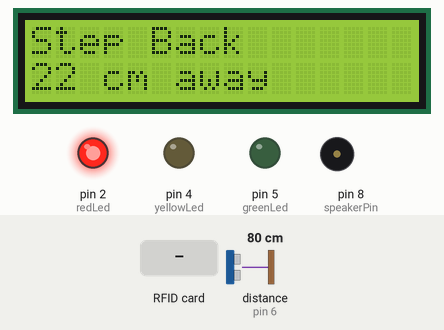
Recording of a sketch running on a simulated Arduino Uno, built with avr-gcc and run on an emulated ATmega328P. Shown: 16×2 character LCD, output pins drawn as LEDs (lit = HIGH), buzzer (waves = sounding). Wiring (inferred from the names in the program): ultrasonic range finder: trigger pin 7; echo pin 6. Dashed ring = blinking. The inputs (shaded band) are chosen by the test bench; at power-on: distance to the obstacle (sensor on pin 6) 80 cm. The echo pulse lasts 58.3 µs per cm; pins used as bus, display or sensor lines are not drawn.

Above: at 1.3 s.
1.4 s: distance to the obstacle (sensor on pin 6) set to 96 cm
At 3.5 s:
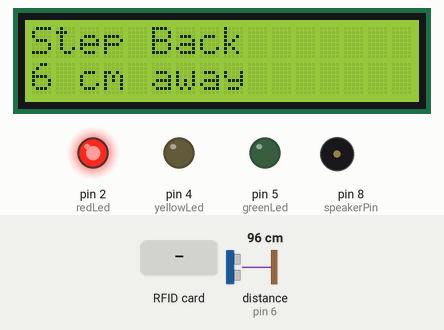
5.7 s: distance to the obstacle (sensor on pin 6) set to 107 cm
At 6.8 s:
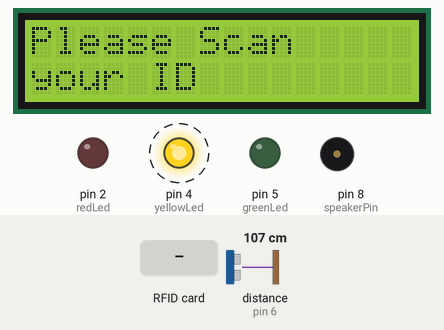
8.5 s: distance to the obstacle (sensor on pin 6) set to 2 cm
At 9.3 s:
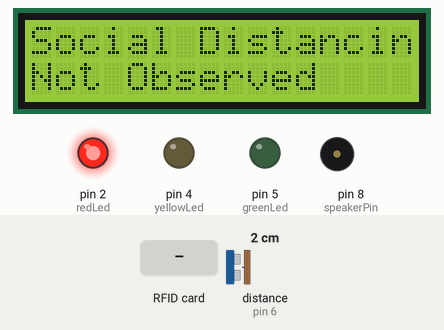
12.1 s: distance to the obstacle (sensor on pin 6) set to 120 cm
At 13.1 s:
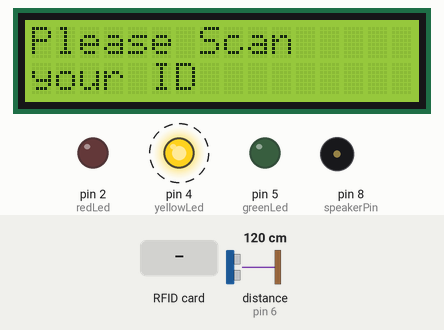
18.2 s: RFID card 5E 7A 19 C4 held to the reader
At 19.0 s:
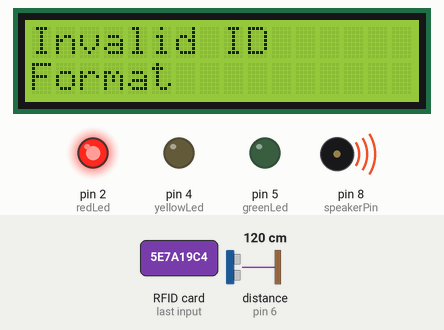
Timing chart, 0 to 23.7 s (numbered marks = the images above; inputs shaded):
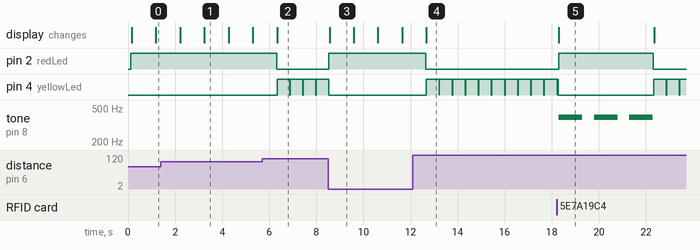

Measured:
- the behaviour switches between 101 and 102 cm on distance to the obstacle (sensor on pin 6) (found by bisection; images 1 and 2)
- after the input at 1.4 s, the display: first differs from a run without the input after 1.8 s (image 1)
- after the input at 5.7 s, pin 2 (redLed): HIGH → LOW after 0.61 s; pin 4 (yellowLed): alternates HIGH for 0.54 s and LOW for 0.02 s, starting after 0.63 s; the display: changes after 0.63 s (image 2)
- after the input at 8.5 s, pin 2 (redLed): LOW → HIGH at once; pin 4 (yellowLed): goes on until 8.5 s, then stays LOW; the display: changes after 0.06 s (image 3)
- after the input at 12.1 s, pin 2 (redLed): HIGH → LOW after 0.55 s; pin 4 (yellowLed): alternates HIGH for 0.54 s and LOW for 0.02 s, starting after 0.57 s; the display: changes after 0.57 s (image 4)
- after the input at 18.2 s, pin 2 (redLed): LOW → HIGH after 0.10 s, → LOW 4.0 s later; tone on pin 8 (speakerPin): alternates 392 Hz for 1.0 s and silent for 0.50 s, starting after 0.10 s; the display: changes after 0.10 s (image 5)
- what the display in image 1 shows lasts 1.1 s, from 3.2 s to 4.3 s

The sketch:

OFFICIAL_WORKING_PROTOTYPE_NSDAPS.ino
```cpp
// (licence header left out)
// Link libraries
#include <Wire.h>
#include <LiquidCrystal_I2C.h>
#include <SPI.h>
#include <MFRC522.h>
#include <stdarg.h>
#include "pitches.h"

// Global variables for RFID-RC522
#define SS_PIN 10
#define RST_PIN 9
MFRC522 mfrc522(SS_PIN, RST_PIN); // Create MFRC522 instance.

// Global variables for LCD 1602
LiquidCrystal_I2C lcd(0x27, 16, 2);

// Global variables for HC-SR04
const int trigPin = 7;
const int echoPin = 6;
long duration;
int distanceCm, distanceInch;

// LED SETUP
int redLed = 2;
int greenLed = 5;
int yellowLed = 4;

// Buzzer Setup
int speakerPin = 8;

void setup()
{
  Serial.begin(9600);
  SPI.begin();

  // Setup LCD
  lcd.begin();
  lcd.backlight();

  // Setup HC-SR04
  pinMode(trigPin, OUTPUT);
  pinMode(echoPin, INPUT);

  // Setup RFID RC-522
  mfrc522.PCD_Init();

  // Setup Light Pins
  pinMode(greenLed, OUTPUT);
  pinMode(redLed, OUTPUT);
  pinMode(yellowLed, OUTPUT);

  // Setup Buzzer
  pinMode(speakerPin, OUTPUT);
}

void loop()
{
  // Prepare key - all keys are set to FFFFFFFFFFFFh at chip delivery from the factory.
  MFRC522::MIFARE_Key key;
  MFRC522::StatusCode status;
  byte block;
  byte len;
  for (byte i = 0; i < 6; i++)
    key.keyByte[i] = 0xFF;

  digitalWrite(trigPin, LOW);
  delayMicroseconds(2);
  digitalWrite(trigPin, HIGH);
  delayMicroseconds(10);
  digitalWrite(trigPin, LOW);

  duration = pulseIn(echoPin, HIGH);
  distanceCm = duration * 0.034 / 2;
  distanceInch = duration * 0.0133 / 2;

  lcd.clear();

  if (distanceCm >= 100)
  {
    String content = "";
    String idString = "";
    String surname = "";

    resetIndicators();

    digitalWrite(speakerPin, LOW);
    lcd.setCursor(0, 0);
    lcd.print("Please Scan");
    lcd.setCursor(0, 1);
    lcd.print("your ID");
    digitalWrite(yellowLed, HIGH);

    if (!mfrc522.PICC_IsNewCardPresent())
    {
      delay(500);
      return;
    }

    if (!mfrc522.PICC_ReadCardSerial())
    {
      delay(500);
      return;
    }

    lcd.setCursor(0, 0);
    lcd.print("Verifying ID");
    lcd.setCursor(0, 1);
    lcd.print("Please wait...");
    digitalWrite(yellowLed, HIGH);

    for (byte i = 0; i < mfrc522.uid.size; i++)
    {
      content.concat(String(mfrc522.uid.uidByte[i] < 0x10 ? " 0" : " "));
      content.concat(String(mfrc522.uid.uidByte[i], HEX));
    }
    content.toUpperCase();

    byte buffer1[18];
    block = 4;
    len = 18;
    status = mfrc522.PCD_Authenticate(MFRC522::PICC_CMD_MF_AUTH_KEY_A, 4, &key, &(mfrc522.uid));
    if (status != MFRC522::STATUS_OK)
    {
      mfrc522.PICC_HaltA();
      mfrc522.PCD_StopCrypto1();
      return;
    }

    status = mfrc522.MIFARE_Read(block, buffer1, &len);
    if (status != MFRC522::STATUS_OK)
    {
      mfrc522.PICC_HaltA();
      mfrc522.PCD_StopCrypto1();
      return;
    }

    for (uint8_t i = 0; i < 16; i++)
    {
      if (buffer1[i] != 32)
      {
        char tmp_idChar = char(buffer1[i]);
        if (tmp_idChar != '\n' && tmp_idChar != '\r')
        {
          idString += tmp_idChar;
        }
      }
    }

    byte buffer2[18];
    block = 1;

    status = mfrc522.PCD_Authenticate(MFRC522::PICC_CMD_MF_AUTH_KEY_A, 1, &key, &(mfrc522.uid)); //line 834
    if (status != MFRC522::STATUS_OK)
    {
      mfrc522.PICC_HaltA();
      mfrc522.PCD_StopCrypto1();
      return;
    }

    status = mfrc522.MIFARE_Read(block, buffer2, &len);
    if (status != MFRC522::STATUS_OK)
    {
      mfrc522.PICC_HaltA();
      mfrc522.PCD_StopCrypto1();
      return;
    }

    for (uint8_t i = 0; i < 16; i++)
    {
      char tmp_surnameChar = char(buffer2[i]);
      if (tmp_surnameChar != '\n' && tmp_surnameChar != '\r')
      {
        surname += tmp_surnameChar;
      }
    }

    String res = "";
    res.concat(content.substring(1) + "|");
    res.concat(idString + "|");
    res.concat(surname);

    if (idString == "" || surname == "")
    {
      resetIndicators();
      lcd.setCursor(0, 0);
      lcd.print("Invalid ID");
      lcd.setCursor(0, 1);
      lcd.print("Format");
      digitalWrite(redLed, HIGH);
      mfrc522.PICC_HaltA();
      mfrc522.PCD_StopCrypto1();
      tone(speakerPin, NOTE_G4);
      delay(1000);
      noTone(speakerPin);
      delay(500);
      tone(speakerPin, NOTE_G4);
      delay(1000);
      noTone(speakerPin);
      delay(500);
      tone(speakerPin, NOTE_G4);
      delay(1000);
      noTone(speakerPin);
      return;
    }

    Serial.println(res);

    mfrc522.PICC_HaltA();
    mfrc522.PCD_StopCrypto1();

    // Play a sound when a card was detected.
    tone(speakerPin, 350);
    delay(175);
    noTone(speakerPin);

    // Change LCD Screen
    resetIndicators();
    lcd.setCursor(0, 0);
    lcd.print("Awaiting for");
    lcd.setCursor(0, 1);
    lcd.print("Admin Response");

    while (true)
    {
      int boolResponseFromServer = Serial.read();
      if (boolResponseFromServer != -1 && boolResponseFromServer != 10)
      {
        if (boolResponseFromServer == 49)
        { // Indicator for 1
          resetIndicators();

          lcd.setCursor(0, 0);
          lcd.print(idString);
          lcd.setCursor(0, 1);
          lcd.print(String("Welcome, " + surname));
          digitalWrite(greenLed, HIGH);
          playSuccessSound();

          Serial.flush();
          break;
        }
        else if (boolResponseFromServer == 48)
        { // Indicator for 0
          resetIndicators();
          lcd.setCursor(0, 0);
          lcd.print("Unauthorized");
          lcd.setCursor(0, 1);
          lcd.print("Access");
          digitalWrite(redLed, HIGH);
          playErrorSound();
          Serial.flush();
          break;
        }
      }
    }
  }
  else
  {
    resetIndicators();
    digitalWrite(speakerPin, HIGH);
    digitalWrite(redLed, HIGH);
    lcd.setCursor(0, 0);
    lcd.print("Social Distancing");
    lcd.setCursor(0, 1);
    lcd.print("Not Observed");
    delay(1000);
    lcd.clear();
    lcd.setCursor(0, 0);
    lcd.print("Step Back");
    lcd.setCursor(0, 1);
    lcd.print(String(100 - distanceCm) + " cm away");
  }
  Serial.flush();
  delay(1000);
}

void playSuccessSound()
{
  digitalWrite(speakerPin, HIGH);
  delay(175);
  noTone(speakerPin);
  delay(300);
}

void playErrorSound()
{
  tone(speakerPin, NOTE_C3);
  delay(150);
  tone(speakerPin, NOTE_G4);
  delay(725);
  noTone(speakerPin);
  delay(700);
}

void resetIndicators()
{
  Serial.flush();
  lcd.clear();
  digitalWrite(greenLed, LOW);
  digitalWrite(redLed, LOW);
  digitalWrite(yellowLed, LOW);
  noTone(speakerPin);
  digitalWrite(speakerPin, LOW);
}
```

pitches.h
```cpp
/*************************************************

 * Public Constants

 *************************************************/

#define NOTE_B0  31
#define NOTE_C1  33
#define NOTE_CS1 35
#define NOTE_D1  37
#define NOTE_DS1 39
#define NOTE_E1  41
#define NOTE_F1  44
#define NOTE_FS1 46
#define NOTE_G1  49
#define NOTE_GS1 52
#define NOTE_A1  55
#define NOTE_AS1 58
#define NOTE_B1  62
#define NOTE_C2  65
#define NOTE_CS2 69
#define NOTE_D2  73
#define NOTE_DS2 78
#define NOTE_E2  82
#define NOTE_F2  87
#define NOTE_FS2 93
#define NOTE_G2  98
#define NOTE_GS2 104
#define NOTE_A2  110
#define NOTE_AS2 117
#define NOTE_B2  123
#define NOTE_C3  131
#define NOTE_CS3 139
#define NOTE_D3  147
#define NOTE_DS3 156
#define NOTE_E3  165
#define NOTE_F3  175
#define NOTE_FS3 185
#define NOTE_G3  196
#define NOTE_GS3 208
#define NOTE_A3  220
#define NOTE_AS3 233
#define NOTE_B3  247
#define NOTE_C4  262
#define NOTE_CS4 277
#define NOTE_D4  294
#define NOTE_DS4 311
#define NOTE_E4  330
#define NOTE_F4  349
#define NOTE_FS4 370
#define NOTE_G4  392
#define NOTE_GS4 415
#define NOTE_A4  440
#define NOTE_AS4 466
#define NOTE_B4  494
#define NOTE_C5  523
#define NOTE_CS5 554
#define NOTE_D5  587
#define NOTE_DS5 622
#define NOTE_E5  659
#define NOTE_F5  698
#define NOTE_FS5 740
#define NOTE_G5  784
#define NOTE_GS5 831
#define NOTE_A5  880
#define NOTE_AS5 932
#define NOTE_B5  988
#define NOTE_C6  1047
#define NOTE_CS6 1109
#define NOTE_D6  1175
#define NOTE_DS6 1245
#define NOTE_E6  1319
#define NOTE_F6  1397
#define NOTE_FS6 1480
#define NOTE_G6  1568
#define NOTE_GS6 1661
#define NOTE_A6  1760
#define NOTE_AS6 1865
#define NOTE_B6  1976
#define NOTE_C7  2093
#define NOTE_CS7 2217
#define NOTE_D7  2349
#define NOTE_DS7 2489
#define NOTE_E7  2637
#define NOTE_F7  2794
#define NOTE_FS7 2960
#define NOTE_G7  3136
#define NOTE_GS7 3322
#define NOTE_A7  3520
#define NOTE_AS7 3729
#define NOTE_B7  3951
#define NOTE_C8  4186
#define NOTE_CS8 4435
#define NOTE_D8  4699
#define NOTE_DS8 4978
```
